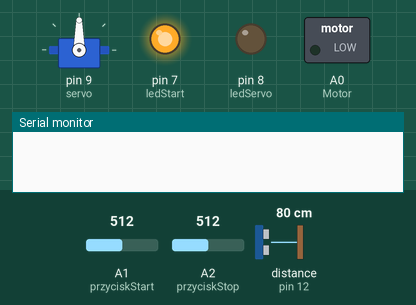
Simulated run of this sketch. Board: Arduino Uno, built with avr-gcc and run on an emulated ATmega328P. Shown: servo, switched loads named in the sketch (green lamp = pin HIGH), output pins drawn as LEDs (lit = HIGH), the last lines printed to the serial monitor. The inputs (shaded band) are chosen by the test bench; at power-on: A1 (przyciskStart) = 512, A2 (przyciskStop) = 512, distance to the obstacle (sensor on pin 12) 80 cm. The echo pulse lasts 58.3 µs per cm; pins used as bus, display or sensor lines are not drawn.

Above: at 1.2 s.
1.3 s: A1 (przyciskStart) set to 786
2.8 s: A1 (przyciskStart) set to 816
At 3.6 s:
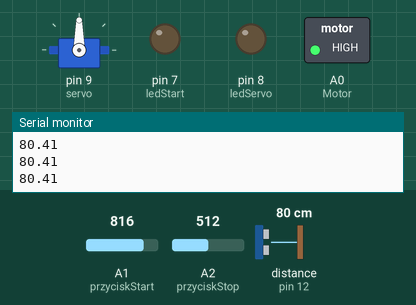
4.5 s: A2 (przyciskStop) set to 783
6.0 s: A2 (przyciskStop) set to 814
At 6.6 s:
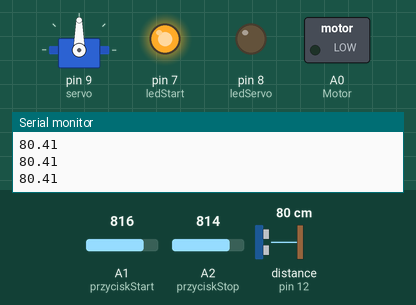
7.7 s: A2 (przyciskStop) set to 790
At 9.4 s:
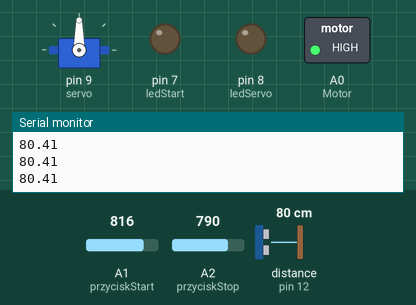
Timing chart, 0 to 10.5 s (numbered marks = the images above; inputs shaded):
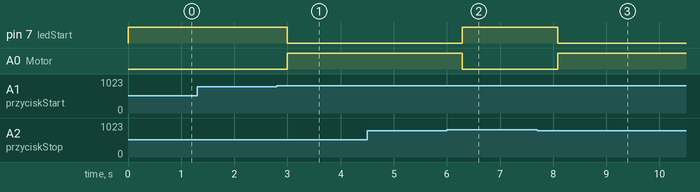

The sketch:

sketch_may30a.ino
```cpp
#include <Servo.h>

int Motor = A0;  		//PIN A0 Arduino połączony z bramka tranzystora NPN

int Trig = 2;  //pin 2 Arduino połączony z pinem Trigger czujnika
int Echo = 12;  //pin 3 Arduino połączony z pinem Echo czujnika

int ledStart = 7; //Dioda LED zielona, świeci, gdy taśma jest gotowa do startu. Po wciśnięciu gaśnie.
int ledServo = 8; //Dioda LED czerwona, świeci gdy nastąpij detekcja obiektu niespelniającego warunków tj. świeci tylko wtedy gdy serwo działa.
int servo = 9;	//Serwonapęd podłączony jest do portu 9.

Servo Selector; //Tworzy obiekt Selector klasy Servo, max 8 obiektow można stworzyc tej klasy. Wykorzystujemy tutaj biblioteke dołączoną na początku <Servo.h>.

int przyciskStart = A1; //Przycisk Start.
int przyciskStop = A2;	//Przycisk Stop.

boolean czyStart = false;	//Flaga startu. Jeśli == false to nie wystartuje.

int valStart = 0;	// Tutaj przypisujemy wartość wciśnięcia w funkcji "readButtons()"
int valStop = 0;	//		--||--


int servoPosition = 0;		//Domyślna pozycja serwa to 0.

float distance;
float objectHigh;
int selectingVal = 3;


void setup()
{//Inicjalizaja WE i WY.
  Serial.begin(9600);						//Inicjalizaja portu szeregowego. Domyślnie 8 bitów, brak parzystości, jeden bit stopu.
  Selector.attach(servo);					//Ustawienie PINu Serwa (9).
  pinMode(Trig, OUTPUT);                     // 2 - wyjście zbocza narastającego.
  pinMode(Echo, INPUT);                      //	3 - wejście odpowiedzi czujnika ultradźwiękowego.
  pinMode(Motor, OUTPUT); 					// A0 - wyjście sterujące tranzystorem NPN.
  pinMode(ledServo, OUTPUT);
  pinMode(ledStart, OUTPUT);
  pinMode(przyciskStop, INPUT);
  pinMode(przyciskStart, INPUT);
  digitalWrite(ledStart, HIGH); 			//Po udanej inicjalizacji następuje włączenie zielonej diody LED.
}

void loop()
{
        readButtons();
	if(czyStart == true)
        {
              digitalWrite(ledStart, LOW);
              analogWrite(Motor, 130);
              measure();
              objectHigh = 14.5 - distance;
              Serial.println(distance);
              if( objectHigh  >4)
              {
               digitalWrite(Motor,LOW);
               Serial.println(objectHigh);
               doServo();
               delay(200);
              }
        }
        else
        {
	//Flaga czyStart == false, zatem dioda gotowości do startu się pali. Silnik wyłączony.
	digitalWrite(ledStart, HIGH);
        digitalWrite(Motor, LOW);
        }
}


void measure()
{
  digitalWrite(Trig, LOW);
  delayMicroseconds(2);
  digitalWrite(Trig, HIGH);
  delayMicroseconds(10);
  digitalWrite(Trig, LOW);
  distance = pulseIn(Echo, HIGH);
  distance = distance/58;
}

void doServo()
{
  digitalWrite(ledServo, HIGH);
  for(servoPosition = 0; servoPosition < 55; servoPosition += 1)
  {
    Selector.write(servoPosition);
    delay(15);
  }
  for(servoPosition = 55; servoPosition>=1; servoPosition-=1)
  {
    Selector.write(servoPosition);
    delay(15);
  }
  digitalWrite(ledServo, LOW);
}


void readButtons()
{//W ciele tej funkcji następuje zmiana flagi "czyStart".
  valStart = analogRead(A1);
  /*
  Sprawdź wartośc napięcia na PIN A1. 5V/1024 - daje nam dużą rozdzielczość.
  Przy zastosowanych przyciskach niestety istnieje możliwośc niedokładnego odczytu,
  dlatego obniżono próg detekcji wciśniecia przycisku.
  */
  if( valStart > 800)
  {
    delay(200);
    czyStart = true;
  }
  valStop = analogRead(A2); //Analogicznie jak wyżej.
  if(valStop > 800)
  {
    czyStart = false;
    delay(200);
  }
}

void motorStart()
{
  analogWrite(Motor, 130);
  delay(50);
  analogWrite(Motor, 50);
}
```

Measured:
- the behaviour switches between 800 and 801 on A1 (przyciskStart) (found by bisection; images 0 and 1)
- the behaviour switches between 800 and 801 on A2 (przyciskStop) (found by bisection; images 1 and 2)
- after the input at 1.3 s, every drawn part: stays the same
- after the input at 2.8 s, pin 7 (ledStart): HIGH → LOW after 0.20 s; A0 (Motor): LOW → HIGH after 0.20 s
- after the input at 6.0 s, pin 7 (ledStart): LOW → HIGH after 0.29 s; A0 (Motor): HIGH → LOW after 0.29 s
- after the input at 7.7 s, pin 7 (ledStart): HIGH → LOW after 0.39 s; A0 (Motor): LOW → HIGH after 0.39 s
